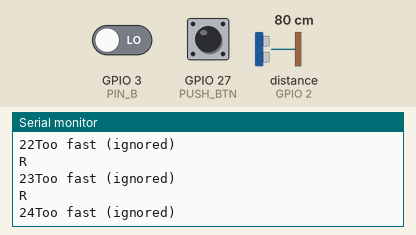
Simulated run of this sketch. Board: ESP32. Parts: the last lines printed to the serial monitor. Wiring (inferred from the names in the program): range finder with pulse-width output: data GPIO 2. Inputs (shaded band) come from the test bench; at power-on: distance to the obstacle (sensor on GPIO 2) 80 cm, GPIO 3 (PIN_B) LOW, GPIO 27 (PUSH_BTN) LOW.

Above: at 1.2 s.
1.3 s: distance to the obstacle (sensor on GPIO 2) set to 2 cm
At 1.49 s:
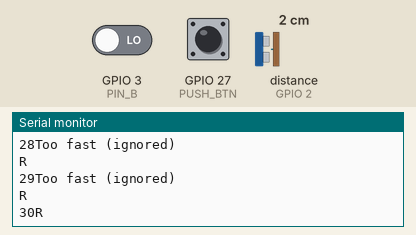
4.3 s: GPIO 3 (PIN_B) driven HIGH
At 4.44 s:
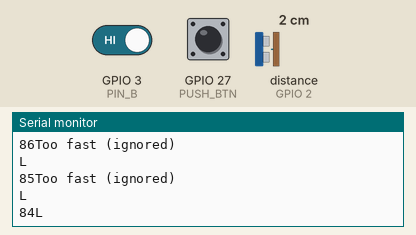
5.8 s: GPIO 27 (PUSH_BTN) pulled HIGH for 0.15 s
At 6.02 s:
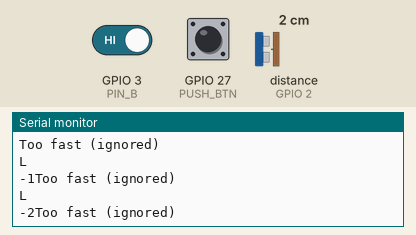
7.4 s: GPIO 27 (PUSH_BTN) pulled HIGH for 1 s
9.9 s: distance to the obstacle (sensor on GPIO 2) set to 4 cm
At 10.29 s:
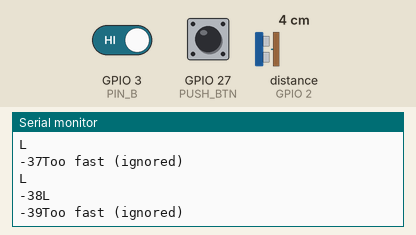
12.1 s: GPIO 3 (PIN_B) driven LOW
At 12.3 s:
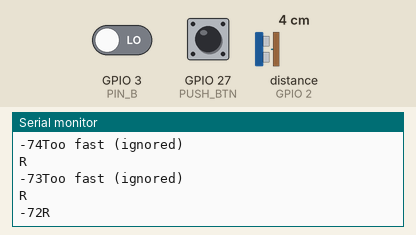
Timing chart, 0 to 15.1 s (numbered marks = the images above; inputs shaded):
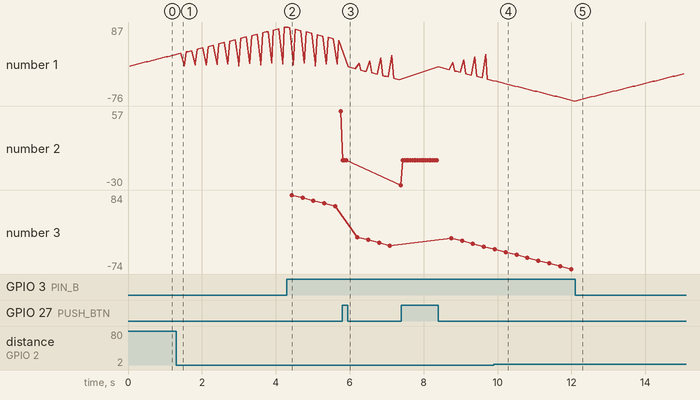

The sketch:

Rotary_Encoder_Debounce.ino
```cpp
/*-data-type------size---------description-----
  boolean        (8 bit)   -  [true/false]
  byte           (8 bit)   -  [0-255] unsigned number
  char           (8 bit)   -  [-128 to 127] signed number
  unsigned char  (8 bit)   -  [-128 to 127] signed number
  word           (16 bit)  -  [0-65535] unsigned number
  unsigned int   (16 bit)  -  [0-65535] unsigned number
  int            (16 bit)  -  [-32768 to 32767] signed number
  unsigned long  (32 bit)  -  [0-4,294,967,295] unsigned number usually for millis
  long           (32 bit)  -  [-2,147,483,648 to 2,147,483,647] signed number
  float          (32 bit)  -  [-3.4028235E38 to 3.4028235E38] signed number
  uint8_t        (8 bit)   -  [0-255] unsigned number
  int8_t         (8 bit)   -  [-127 - 127] signed number
  uint16_t       (16 bit)  -  [0-65,535] unsigned number
  int16_t        (16 bit)  -  [-32,768 - 32,767] signed number
  uint32_t       (32 bit)  -  [0-4,294,967,295] unsigned number
  int32_t        (32 bit)  -  [-2,147,483,648 - 2,147,483,647] signed number
  uint64_t       (64 bit)  -  [0-18,446,744,073,709,551,615] unsigned number
  int64_t        (64 bit)  -  [−9,223,372,036,854,775,808 - 9,223,372,036,854,775,807] signed number
  --------------------------------------------
  camelCase                -  anything that changes
  snake_case               -  variable's that are exclusive in a function
  Snake_Case               -  CLASS/struct exclusave varables/functions
  iNVERTEDcAMELcASE        -  outside code that is being accessed [database]
  SNake_CAse               -  duplicate varables inside the case function [frequently used in library names]
  ALL_CAPS                 -  const varable names or defines
  -------------by-jediRick--------------------
*/

#define debug 1     // 1 ON 0 OFF
#if debug == 1
#define debugln(x) Serial.println(x)
#define debug(x) Serial.print(x)
#else
#define debugln(x)
#define debug(x)
#endif
#define ledPin  LED_BUILTIN

//------- version stuff --------
const String p_project = "default";
const uint8_t version_hi = 0;
const uint8_t version_lo = 1;
void versionPrint(void) {
  debug("RicksWorx: ");
  debugln(p_project);
  debug("Version: ");
  debug(version_hi);
  debug(".");
  debugln(version_lo);
}
//------- end version stuff --------

// Rotary encoder pins. For Arduino use pins 2 & 3 for Pin A and Pin B, any other GPIO for Push Button
#define PIN_A 2
#define PIN_B 3
#define PUSH_BTN 27

volatile int rotationCounter = 0;     // A detent counter for the rotary encoder (negative = anti-clockwise)
volatile bool rotaryEncoder = false;    // Flag from interrupt routine (moved=true)
volatile uint8_t PIN_B_VALUE = 0;       // Store latest PIN_B value
static int prevRotationCounter = 0;     // Track the rotation value

void rotaryA() {    // Interrupt for PIN A. For Arduino remove the IRAM_ATTR bit
  static unsigned long isrMillis = 0;   // Only allow interrupts as per datasheet: 60rpm = 1rps = 12pps = 1 pulse every 40mS
  if (millis() - isrMillis >= 20) {     // We can adjust the Real World delay-between-pulses to suit, may work with a pulse 20mS
    // Set flag
    rotaryEncoder = true;
    if (digitalRead(PIN_A)) {             // Clockwise
      if (digitalRead(PIN_B) == LOW) {
        // if (PIN_B_VALUE == 0) {
        rotationCounter++;
      } else {
        rotationCounter--;
      }
    }
    if (!digitalRead(PIN_A)) {    // Anti-clockwise
      if (digitalRead(PIN_B) == HIGH) {
        // if (PIN_B_VALUE == HIGH) {
        rotationCounter++;
      } else {
        rotationCounter--;
      }
    }
  } else {
    debugln("Too fast (ignored)");
  }
  isrMillis = millis();
}

void setup() {
  Serial.begin(115200);
  pinMode(PIN_A, INPUT);    // Outputs are controlled by 74HAC14
  pinMode(PIN_B, INPUT);
  attachInterrupt(digitalPinToInterrupt(PIN_A), rotaryA, CHANGE);   // We need to monitor a change on PIN A (rising and falling)
  debugln("Setup completed - turn the rotary encoder!");
}

void loop() {
  checkRotary();
}

void checkRotary() {
  if (rotaryEncoder) {    // Has rotary encoder moved?
    rotaryEncoder = false;
    debugln(rotationCounter < prevRotationCounter ? "L" : "R");
    debug(rotationCounter);
    prevRotationCounter = rotationCounter;
  }
  if (digitalRead(PUSH_BTN) == HIGH) {      // Push button?
    rotationCounter     = 0;
    prevRotationCounter = 0;
    debugln("Reset to ZERO");
//    while (digitalRead(PUSH_BTN))     // Wait until button released before continuing (blocking!)
//      ;
  }
}
```

Measured:
- after the input at 5.8 s, the serial monitor: prints a new line at once (image 3)
- plotted number 1: 58 → -29 after the input at 5.8 s
- plotted number 2: 57 → -30 after the input at 5.8 s
- plotted number 3: 60 → -24 after the input at 5.8 s
